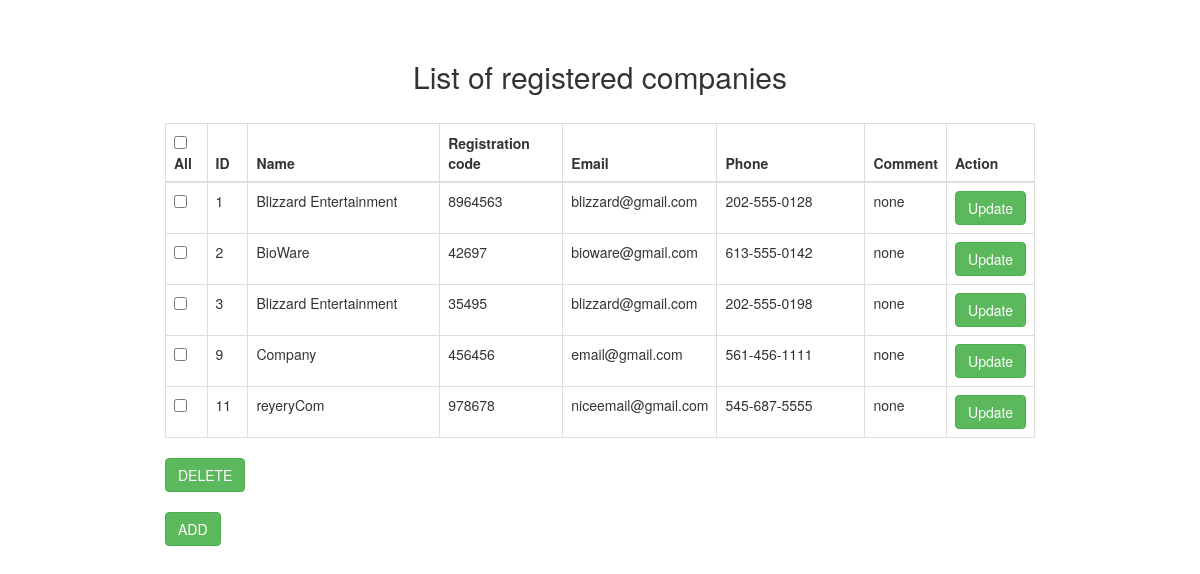
The page / on the database its author committed.
### tables this page shows
CREATE TABLE `companies` (
  `id` int(10) UNSIGNED NOT NULL,
  `name` varchar(100) NOT NULL,
  `registration_code` int(10) NOT NULL,
  `email` varchar(100) DEFAULT NULL,
  `phone` varchar(20) DEFAULT NULL,
  `comm` varchar(100) DEFAULT NULL
);

### html/index.php (the view, shortened to what this page needs)
<?php
	$conn = mysqli_connect(DB_SERVER,DB_USERNAME,DB_PASSWORD,DB_NAME);
	$result = mysqli_query($conn,"SELECT * FROM companies");
?>
<!DOCTYPE html>
<html lang="en">
<head>
		<link rel="stylesheet" href="https://maxcdn.bootstrapcdn.com/bootstrap/3.3.6/css/bootstrap.min.css"/>
</head>
<body>
		<br/><br/>
		<div class="container" style="width:900px;">
			<h2 align="center">List of registered companies</h2>
            <br/>
            <div class="table-responsive">
			<form method="post" action="">
			<table class="table table-bordered">
			<thead>
				<tr>
					<th width="5%"><input type="checkbox" id="checkAl">All</th>
					<th width="5%">ID</th>
					<th width="25%">Name</th>
					<th width="15%">Registration code</th>
					<th width="10%">Email</th>
					<th width="20%">Phone</th>
					<th width="5%">Comment</th>
					<th width="5%">Action</th>
				</tr>
			</thead>
			<?php
				while($row = mysqli_fetch_array($result)) {
			?>
				<tr>
					<td><input type="checkbox" id="checkItem" name="check[]" value="<?php echo $row["id"]; ?>"></td>
					<td><?php echo $row["id"]; ?></td>
					<td><?php echo $row["name"]; ?></td>
					<td><?php echo $row["registration_code"];?></td>
					<td><?php echo $row["email"]; ?></td>
					<td><?php echo $row["phone"]; ?></td>
					<td><?php echo $row["comm"]; ?></td>
					<td><a class="btn btn-success" name="update" href="edit.php?id=<?php echo $row["id"]; ?>">Update</a></td>
				<?php
				}
				?>
			</table>
			<button type="submit" class="btn btn-success" name="delete">DELETE</button>
			</form>
			<br/>
			<form method="post" action="add.php">
				<input type="submit" name="export" value="ADD" class="btn btn-success">
			</form>
		   </div>
           </div>
</body>
 </html>

### rows shown on the page
companies: id "1", name "Blizzard Entertainment", registration_code "8964563", email "blizzard@gmail.com", phone "202-555-0128", comm "none"
companies: id "2", name "BioWare", registration_code "42697", email "bioware@gmail.com", phone "613-555-0142", comm "none"
companies: id "3", name "Blizzard Entertainment", registration_code "35495", email "blizzard@gmail.com", phone "202-555-0198", comm "none"
companies: id "9", name "Company", registration_code "456456", email "email@gmail.com", phone "561-456-1111", comm "none"
companies: id "11", name "reyeryCom", registration_code "978678", email "niceemail@gmail.com", phone "545-687-5555", comm "none"
